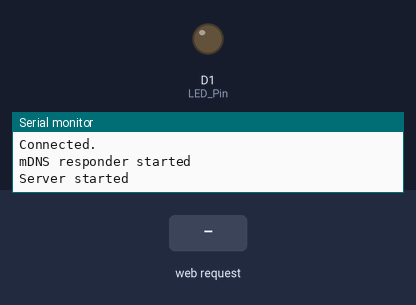
This sketch was run on a simulated ESP8266 (NodeMCU). Parts: output pins drawn as LEDs (lit = HIGH), the last lines printed to the serial monitor. Inputs (shaded band) come from the test bench. WiFi joins after 1.5 s; servers stay silent unless stated.

Above: at 3.2 s.
3.3 s: HTTP request GET /LEDON received
At 3.6 s:
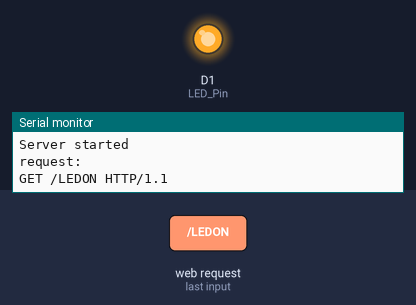
4.8 s: HTTP request GET /LEDOFF received
At 6.0 s:
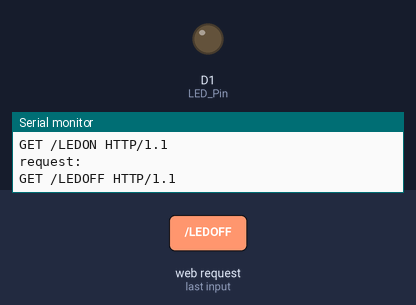
Timing chart, 0 to 7.8 s (numbered marks = the images above; inputs shaded):
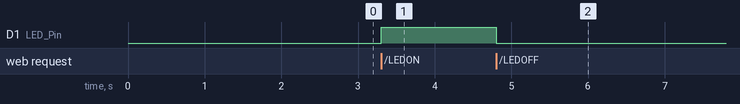

Measured:
- after the input at 3.3 s, D1 (LED_Pin): LOW → HIGH at once
- after the input at 4.8 s, D1 (LED_Pin): HIGH → LOW at once

The sketch:

testWifi.ino
```cpp
/*
 * Sketch: ESP8266_LED_Control_06_Station_Mode_with_mDNS_and_wifiManager
 * Control an LED from a web browser
 * Intended to be run on an ESP8266
 */

#include <ESP8266WiFi.h>
//#include <DNSServer.h>
#include <ESP8266WebServer.h>
#include <WiFiManager.h>

#include <ESP8266WiFi.h>
#include <ESP8266mDNS.h>

// change these values to match your network
//char ssid[] = "MyNetwork_SSID";       //  your network SSID (name)
//char pass[] = "Newtwork_Password";    // your network password

WiFiServer server(80);

String header = "HTTP/1.1 200 OK\r\nContent-Type: text/html\r\n\r\n";
String html_1 = "<!DOCTYPE html><html><head><meta name='viewport' content='width=device-width, initial-scale=1.0'/><meta charset='utf-8'><style>body {font-size:140%;} #main {display: table; margin: auto;  padding: 0 10px 0 10px; } h2,{text-align:center; } .button { padding:10px 10px 10px 10px; width:100%;  background-color: #4CAF50; font-size: 120%;}</style><title>LED Control</title></head><body><div id='main'><h2>LED Control</h2>";
String html_2 = "";
String html_4 = "</div></body></html>";

String request = "";
int LED_Pin = D1;


void setup()
{
      pinMode(LED_Pin, OUTPUT);

      Serial.begin(9600);
      delay(500);
      Serial.println(F("Serial started at 115200"));
      Serial.println();

      // We start by connecting to a WiFi network
      //Serial.print(F("Connecting to "));  Serial.println(ssid);
      //WiFi.begin(ssid, pass);

      //while (WiFi.status() != WL_CONNECTED)
      //{
      //    Serial.print(".");    delay(500);
      //}
      //Serial.println("");
      //Serial.println(F("[CONNECTED]"));
      //Serial.print("[IP ");
      //Serial.print(WiFi.localIP());
      //Serial.println("]");

     // WiFiManager
      WiFiManager wifiManager;
      wifiManager.autoConnect("ESP8266","password");


      // or use this for auto generated name ESP + ChipID
      //wifiManager.autoConnect();

      // if you get here you have connected to the WiFi
      Serial.println("Connected.");


      if (!MDNS.begin("esp8266"))   {  Serial.println("Error setting up MDNS responder!");  }
      else                          {  Serial.println("mDNS responder started");  }

      // start a server
      server.begin();
      Serial.println("Server started");

} // void setup()


void loop()
{

    // Check if a client has connected
    WiFiClient client = server.available();
    //if (!client)  {  return;  }

    if (client)
    {
          // Read the first line of the request
          request = client.readStringUntil('\r');

          Serial.println("request:");
          Serial.println(request);

          if       ( request.indexOf("LEDON") > 0 )  { digitalWrite(LED_Pin, HIGH);  }
          else if  ( request.indexOf("LEDOFF") > 0 ) { digitalWrite(LED_Pin, LOW);   }


          // Get the LED pin status and create the LED status message
          if (digitalRead(LED_Pin) == HIGH)
          {
              // the LED is on so the button needs to say turn it off
             html_2 = "<form id='F1' action='LEDOFF'><input class='button' type='submit' value='Turn off the LED' ></form><br>";
          }
          else
          {
              // the LED is off so the button needs to say turn it on
              html_2 = "<form id='F1' action='LEDON'><input class='button' type='submit' value='Turn on the LED' ></form><br>";
          }


          client.flush();

          client.print( header );
          client.print( html_1 );
          client.print( html_2 );
          client.print( html_4);

          delay(5);

         // The client will actually be disconnected when the function returns and 'client' object is detroyed

    }


} // void loop()
```
